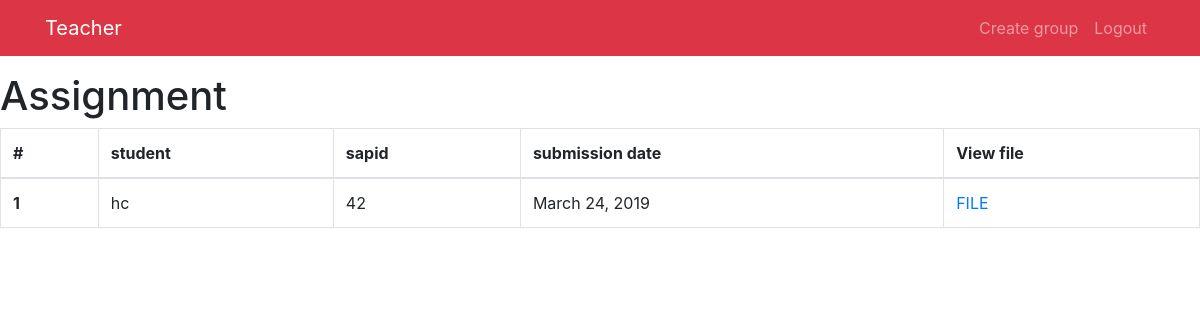
Page /teacher/viewassignment/1/ (signed in) on the earlier database version.
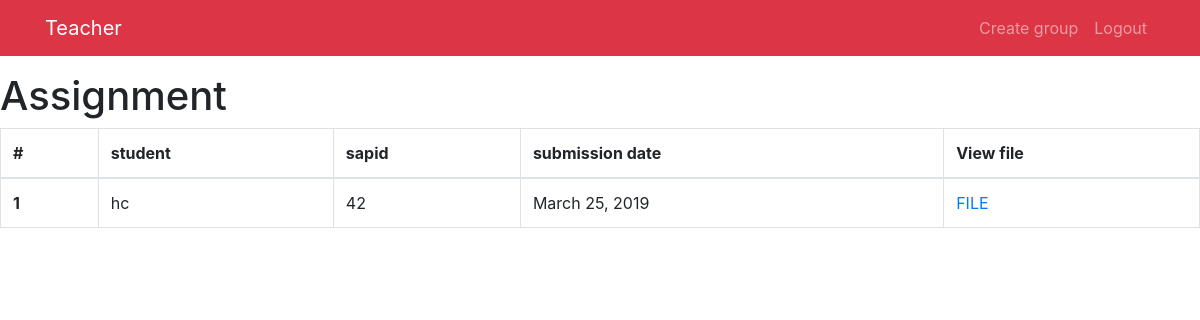
Same page on the later database version.
### student/models.py (models this page shows, shortened)
class student_assignment(models.Model):
    student=models.ForeignKey(students,on_delete=models.CASCADE)
    group=models.ForeignKey(group,on_delete=models.CASCADE)
    assignment=models.ForeignKey(assignment,on_delete=models.CASCADE)
    submission=models.DateField(auto_now=True)
    file = models.FileField(upload_to="assignment",blank=False,null=False)

### home/models.py (models this page shows, shortened)
class students(models.Model):
    user=models.OneToOneField(User,on_delete=models.CASCADE)
    sapid=models.PositiveIntegerField(blank=False)
    year=models.CharField(blank=False, max_length=20,choices=year_choices)
    div=models.CharField(max_length=20,choices=div_choices)
    batch=models.CharField(blank=False, max_length=20,choices=batch_choices)
    dept=models.CharField(choices=dept_choices, max_length=20)

### teachers/views.py (the view)
# urls.py: path('viewassignment/<int:assignpk>/',views.viewassignment,name='viewassignment'),
@login_required
def viewassignment(request,assignpk):
    try :
        assignment_list=student_assignment.objects.filter(assignment=assignpk)
    except :
        assignment_list=None
    context={
        'assignment_list':assignment_list
    }
    return render(request,"view_assignment.html",context)

### templates/view_assignment.html
{% extends "teacher_home.html" %}
{% block body %}
{% if assignment_list %}
<h1>Assignment</h1>
<table class="table table-bordered">
  <thead>
    <tr>
      <th scope="col">#</th>
      <th scope="col">student</th>
      <th scope="col">sapid</th>
      <th scope="col">submission date</th>
      <th scope='col'>View file</th>
    </tr>
  </thead>
  <tbody>
  {% for assignment in assignment_list %}
    <tr>
      <th scope="row">{{forloop.counter}}</th>
      <td>{{assignment.student.user}}</td>
      <td>{{assignment.student.sapid}}</td>
      <td>{{assignment.submission}}</td>
      <td> <a href="{% url 'teacher:teacher_view_all' pk=assignment.pk type='assignment' %}">FILE</a></td>
    </tr>
    {%endfor %}
  </tbody>
</table>
{% endif %}
{% endblock %}

Differences in the rows shown:
changed student_assignment "hc": submission "March 24, 2019" → "March 25, 2019"
